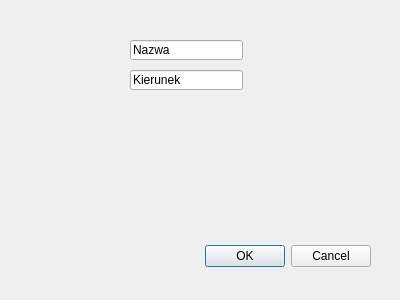
<?xml version="1.0" encoding="UTF-8"?>
<ui version="4.0">
 <class>Dodaj_grupe_Dialog</class>
 <widget class="QDialog" name="Dodaj_grupe_Dialog">
  <property name="geometry">
   <rect>
    <x>0</x>
    <y>0</y>
    <width>400</width>
    <height>300</height>
   </rect>
  </property>
  <property name="windowTitle">
   <string>Dialog</string>
  </property>
  <widget class="QDialogButtonBox" name="buttonBox">
   <property name="geometry">
    <rect>
     <x>30</x>
     <y>240</y>
     <width>341</width>
     <height>32</height>
    </rect>
   </property>
   <property name="orientation">
    <enum>Qt::Horizontal</enum>
   </property>
   <property name="standardButtons">
    <set>QDialogButtonBox::Cancel|QDialogButtonBox::Ok</set>
   </property>
  </widget>
  <widget class="QLineEdit" name="lineEdit">
   <property name="geometry">
    <rect>
     <x>130</x>
     <y>40</y>
     <width>113</width>
     <height>20</height>
    </rect>
   </property>
   <property name="text">
    <string>Nazwa</string>
   </property>
  </widget>
  <widget class="QLineEdit" name="lineEdit_2">
   <property name="geometry">
    <rect>
     <x>130</x>
     <y>70</y>
     <width>113</width>
     <height>20</height>
    </rect>
   </property>
   <property name="text">
    <string>Kierunek</string>
   </property>
  </widget>
 </widget>
 <resources/>
 <connections>
  <connection>
   <sender>buttonBox</sender>
   <signal>accepted()</signal>
   <receiver>Dodaj_grupe_Dialog</receiver>
   <slot>accept()</slot>
   <hints>
    <hint type="sourcelabel">
     <x>248</x>
     <y>254</y>
    </hint>
    <hint type="destinationlabel">
     <x>157</x>
     <y>274</y>
    </hint>
   </hints>
  </connection>
  <connection>
   <sender>buttonBox</sender>
   <signal>rejected()</signal>
   <receiver>Dodaj_grupe_Dialog</receiver>
   <slot>reject()</slot>
   <hints>
    <hint type="sourcelabel">
     <x>316</x>
     <y>260</y>
    </hint>
    <hint type="destinationlabel">
     <x>286</x>
     <y>274</y>
    </hint>
   </hints>
  </connection>
 </connections>
</ui>
